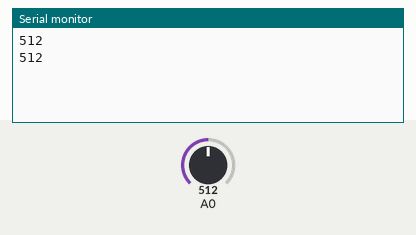
Recording of a sketch running on a simulated Arduino Uno, built with avr-gcc and run on an emulated ATmega328P. Parts: the last lines printed to the serial monitor. Inputs (shaded band) come from the test bench; at power-on: A0 = 512.

Above: at 1.8 s.
1.9 s: A0 set to 716
At 2.8 s:
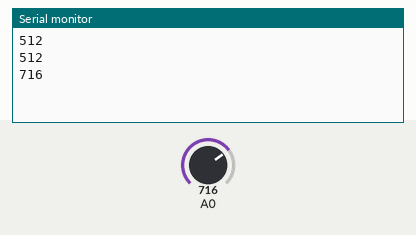
3.4 s: A0 set to 900
At 4.8 s:
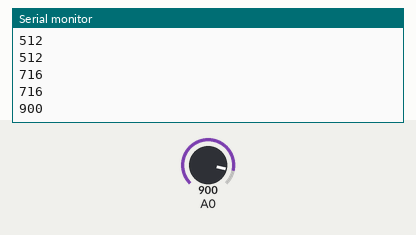
Timing chart, 0 to 6.4 s (numbered marks = the images above; inputs shaded):
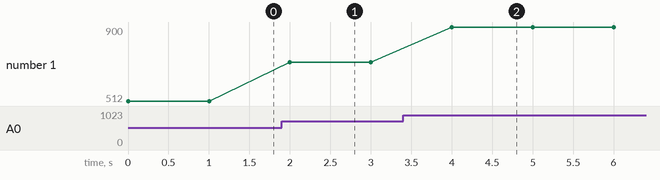

The sketch:

temperature_acquisition.ino
```cpp
// Define analog pin
int temp_pin = 0;

// Setup
void setup() {
  // Init serial
  Serial.begin(9600);
}

// Main loop
void loop() {

     // Get temperature
     int temperature = getvoltage(temp_pin);

     // Put temperature on the serial port
     Serial.println(temperature,DEC);

     // Wait for 1 sec
     delay(1000);
}

// Function to get analog value
int getvoltage(int pin) {

  return analogRead(pin);

}
```

Measured:
- after the input at 1.9 s, the serial monitor: prints a new line after 0.10 s (image 1)
- after the input at 3.4 s, the serial monitor: prints a new line after 0.60 s (image 2)
- plotted number 1: 512 → 716 after the input at 1.9 s, 716 → 900 after the input at 3.4 s
